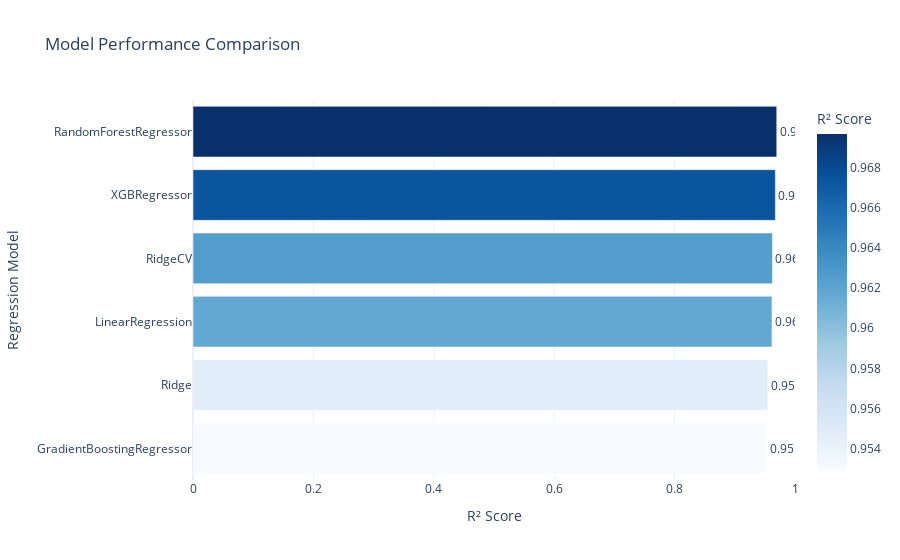

The code cell stored with this chart in its notebook:
### Markdown cell above
The code aims to build and evaluate multiple regression models to predict **Life Expectancy** using a given dataset. It begins by loading the data into a DataFrame and handling any missing values by filling them with the column mean. To prepare the data for machine learning models, it encodes categorical variables using one-hot encoding, ensuring all columns are numerical. The target variable (`Life expectancy`) is separated from the features, followed by splitting the data into training (80%) and testing (20%) sets. Six regression models are then initialized: **RandomForestRegressor**, **GradientBoostingRegressor**, **XGBRegressor**, **LinearRegression**, **Ridge**, and **RidgeCV**. Each model is trained on the training set and evaluated using the R² (coefficient of determination) score on the test set, which indicates how well the model explains the variability of the target variable. The performance of each model is stored in a list, which is then converted into a DataFrame for easy comparison of scores. Finally, the models' performance is printed, showing which model best predicts life expectancy based on the provided features.

### Code cell
results_df_sorted = results_df.sort_values(by='R² Score', ascending=False)

fig = px.bar(
    results_df_sorted,
    x='R² Score',
    y='Model',
    orientation='h',
    title='Model Performance Comparison',
    text='R² Score',
    color='R² Score',
    color_continuous_scale='blues'
)

# Customize layout for better readability and invert the y-axis order
fig.update_layout(
    xaxis_title="R² Score",
    yaxis_title="Regression Model",
    xaxis=dict(range=[0, 1]),  # Adjust the range of R² Score as needed
    template='plotly_white'
)
# Update traces to show values on bars and reverse the y-axis order
fig.update_traces(texttemplate='%{text:.2f}', textposition='outside')
fig.update_yaxes(categoryorder='total ascending')  # Invert the order to show highest score on top

# Show the plot
fig.show()

### Figure 1 — Plotly figure (JSON) as saved in the notebook; plotly's stock layout.template omitted (floating-point values rounded to 4 significant figures)
{"data": [{"alignmentgroup": "True", "hovertemplate": "R² Score=%{marker.color}<br>Model=%{y}<extra></extra>", "legendgroup": "", "marker": {"color": [0.9697, 0.9673, 0.9625, 0.9618, 0.9548, 0.953], "coloraxis": "coloraxis", "pattern": {"shape": ""}}, "name": "", "offsetgroup": "", "orientation": "h", "showlegend": false, "text": [0.9697, 0.9673, 0.9625, 0.9618, 0.9548, 0.953], "textposition": "outside", "texttemplate": "%{text:.2f}", "type": "bar", "x": [0.9697, 0.9673, 0.9625, 0.9618, 0.9548, 0.953], "xaxis": "x", "y": ["RandomForestRegressor", "XGBRegressor", "RidgeCV", "LinearRegression", "Ridge", "GradientBoostingRegressor"], "yaxis": "y"}], "layout": {"barmode": "relative", "coloraxis": {"colorbar": {"title": {"text": "R² Score"}}, "colorscale": [[0, "rgb(247,251,255)"], [0.125, "rgb(222,235,247)"], [0.25, "rgb(198,219,239)"], [0.375, "rgb(158,202,225)"], [0.5, "rgb(107,174,214)"], [0.625, "rgb(66,146,198)"], [0.75, "rgb(33,113,181)"], [0.875, "rgb(8,81,156)"], [1, "rgb(8,48,107)"]]}, "legend": {"tracegroupgap": 0}, "title": {"text": "Model Performance Comparison"}, "xaxis": {"anchor": "y", "domain": [0, 1], "range": [0, 1], "title": {"text": "R² Score"}}, "yaxis": {"anchor": "x", "categoryorder": "total ascending", "domain": [0, 1], "title": {"text": "Regression Model"}}}}
